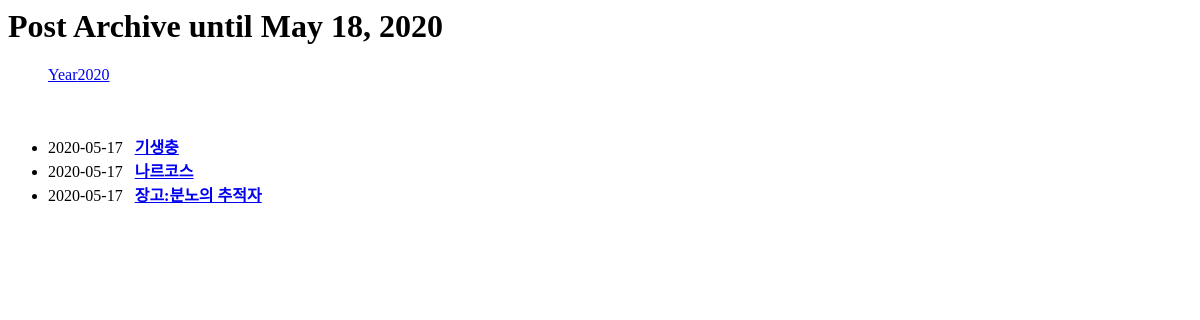
/blog/archive/, run on an earlier commit of the app's database.
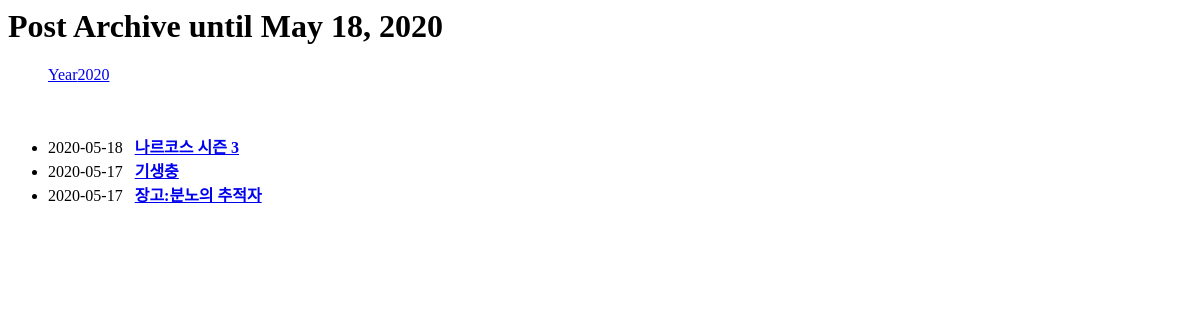
And on a later commit of the database.
### blog/models.py (models this page shows, shortened)
class Post(models.Model):
    title = models.CharField(verbose_name='TITLE', max_length=50)
    slug = models.SlugField(
        'SLUG', unique=True, allow_unicode=True, help_text='one word for title alias')
    description = models.CharField(
        'DESCRIPTION', max_length=100, blank=True, help_text='simple description text')
    content = models.TextField('CONTENT')
    create_dt = models.DateTimeField('CREATE DATE', auto_now_add=True)
    modify_dt = models.DateTimeField('MODIFY DATE', auto_now=True)
    class Meta:
        verbose_name = 'post'
        verbose_name_plural = 'posts'
        db_table = 'blog_posts'
        ordering = ('-modify_dt',)
    def get_absolute_url(self):
        return reverse("blog:post_detail", args=(self.slug,))

### blog/views.py (the view)
# urls.py: path('archive/', views.PostAV.as_view(), name='post_archive'),
class PostAV(ArchiveIndexView):
    model = Post
    date_field = 'modify_dt'

### blog/templates/blog/post_archive.html (shortened to what this page needs)
<h1>Post Archive until {% now "N d, Y" %}</h1>
<ul>
  {% for date in date_list%}
  <li style="display: inline;">
    <a href="{% url 'blog:post_year_archive' date|date:'Y' %}"
      >Year{{ date|date:"Y"}}</a
    >
  </li>
  {% endfor %}
</ul>
<div>
  <ul>
    {% for post in object_list %}
    <li>
      {{ post.modify_dt|date:"Y-m-d" }}&nbsp;&nbsp;&nbsp;<a
        href="{{ post.get_absolute_url }}"
        ><strong>{{ post.title }}</strong></a
      >
    </li>
    {% endfor %}
  </ul>
</div>

What changed in the data, as far as the page shows it:
changed Post: modify_dt "2020-05-17" → "2020-05-18"; title "나르코스" → "나르코스 시즌 3"; moves up the list
